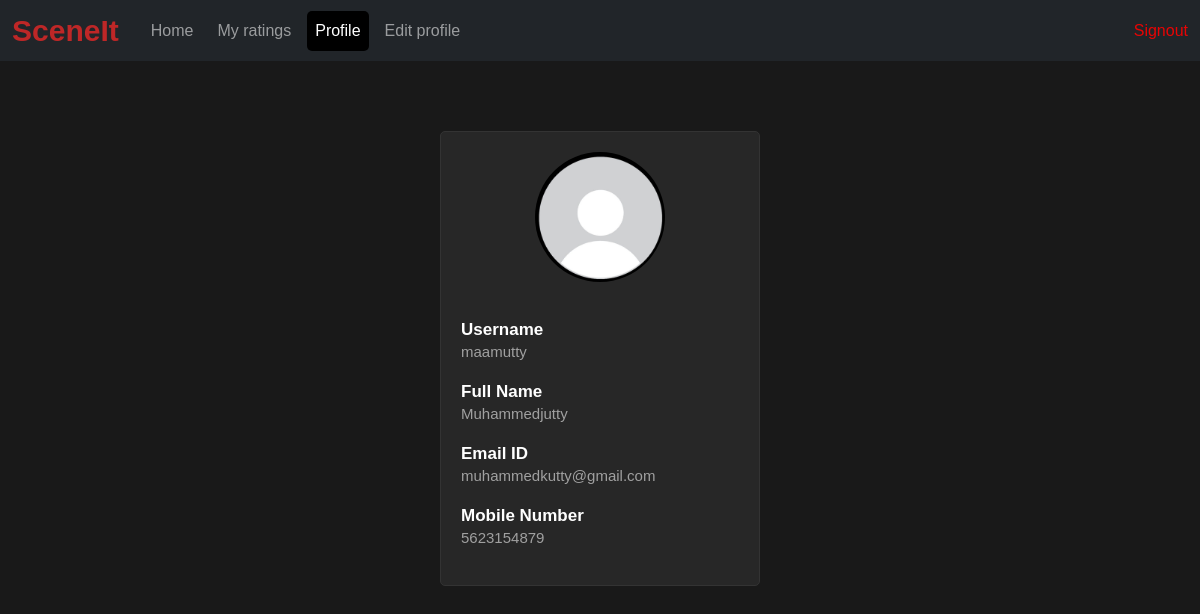
Page /user_profile (signed in) on the committed database.
### users/models.py (models this page shows)
class UserInfo(AbstractUser):
    fullname=models.CharField(max_length=100)
    mobile_number=models.CharField(max_length=10)
    dp=models.FileField(null=True,blank=True,default='default_images/default_dp2.jpeg')

### users/views.py (the view)
# urls.py: path('user_profile',users_view.user_profile,name='user_profile'),
def user_profile(request):
    try:
        data=request.user
        return render(request,'user_profile.html',{'data':data})
    except UserInfo.DoesNotExist:
        return redirect('user_home_page')
    except:
        return redirect('user_home_page')

### users/templates/user_profile.html (shortened to what this page needs)
<!DOCTYPE html>
{% load static %}
<html lang="en">
<head>
    <link href="https://cdn.jsdelivr.net/npm/bootstrap@5.3.3/dist/css/bootstrap.min.css" rel="stylesheet">
</head>
<body>
 <nav class="navbar navbar-expand-lg bg-dark navbar-dark sticky-top">
  <div class="container-fluid">
        <span class="title me-4"><strong>SceneIt</strong></span>
    <div class="collapse navbar-collapse" id="navbarSupportedContent">
      <ul class="navbar-nav me-auto mb-2 mb-lg-0">
        <li class="nav-item me-2">
            <a class="nav-link" href="{% url 'user_home_page' %}">Home</a>
        </li>
        <li class="nav-item me-2">
          <a class="nav-link" href="{% url 'movie_rating_list' %}">My ratings</a>
        </li>
        <li class="nav-item me-2">
          <a class="nav-link" href="{% url 'user_profile' %}">Profile</a>
        </li>
        <li class="nav-item me-2">
          <a class="nav-link" href="{% url 'edit_user_profile' %}">Edit profile</a>
        </li>
      </ul>
      <a class="nav-link1" href="{% url 'signout' %}" role="button" aria-expanded="false">Signout</a>
    </div>
  </div>
</nav>
{% block content %}
<div class="info">
  <img src="{{ request.user.dp.url }}" alt="dp">
  <div class="field">
    <p class="label">Username</p>
    <p class="value">{{ request.user.username }}</p>
  </div>
  <div class="field">
    <p class="label">Full Name</p>
    <p class="value">{{ request.user.fullname }}</p>
  </div>
  <div class="field">
    <p class="label">Email ID</p>
    <p class="value">{{ request.user.email }}</p>
  </div>
  <div class="field">
    <p class="label">Mobile Number</p>
    <p class="value">{{ request.user.mobile_number }}</p>
  </div>
</div>
{% endblock %}
</body>
</html>

### users/templates/user_profile.html (style rules this page uses)
body { background-color: rgba(0, 0, 0, 0.9); color: white; font-family: Arial, sans-serif; }
.nav-link.active { background-color: black; color: white; border-radius: 5px; }
.title { color: rgb(190, 39, 39); font-size: 30px; font-family: Impact, Haettenschweiler, 'Arial Narrow Bold', sans-serif; }
.nav-link1 { color: rgb(232, 4, 4); text-decoration: none; }
.info { max-width: 320px; margin: 70px auto; padding: 20px; border: 1px solid #333; border-radius: 5px; background-color: rgba(255, 255, 255, 0.06); text-align: center; }
.info img { width: 130px; height: 130px; border-radius: 50%; object-fit: cover; margin-bottom: 20px; }
.info .field { margin-bottom: 15px; text-align: start; margin-top: 15px; }
.info .label { font-weight: bold; font-size: 17px; margin-bottom: 3px; }
.info .value { font-size: 15px; color: rgb(160, 160, 160); margin-top: -5px; }

### rows in the picture
UserInfo: user.dp (placeholder picture), user.username "maamutty", user.fullname "Muhammedjutty", user.email "muhammedkutty@gmail.com", user.mobile_number "5623154879"
